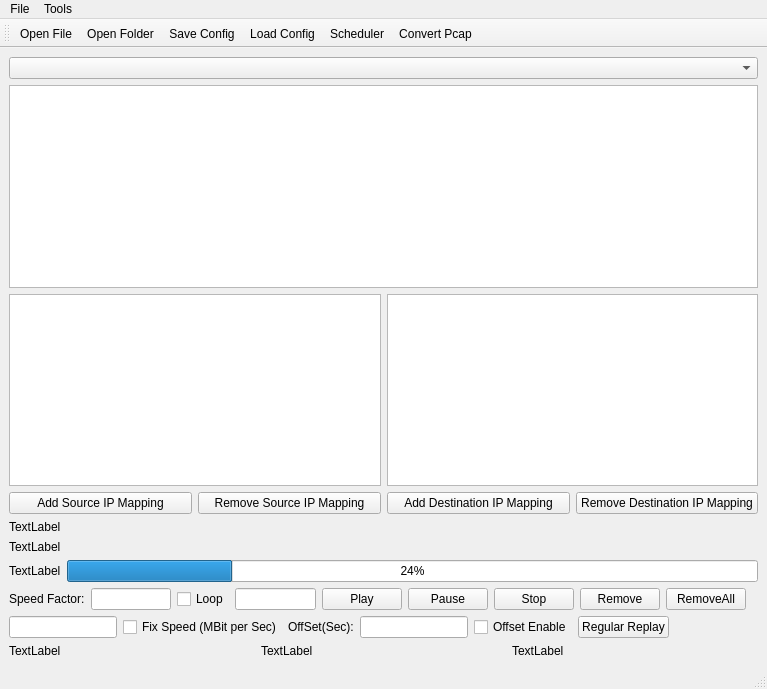
<?xml version="1.0" encoding="UTF-8"?>
<ui version="4.0">
 <class>MainWindow</class>
 <widget class="QMainWindow" name="MainWindow">
  <property name="geometry">
   <rect>
    <x>0</x>
    <y>0</y>
    <width>767</width>
    <height>689</height>
   </rect>
  </property>
  <property name="windowTitle">
   <string>MainWindow</string>
  </property>
  <widget class="QWidget" name="centralwidget">
   <layout class="QGridLayout" name="gridLayout">
    <item row="0" column="0">
     <layout class="QVBoxLayout" name="verticalLayout_3">
      <item>
       <widget class="QComboBox" name="comboBox"/>
      </item>
      <item>
       <widget class="QListWidget" name="listWidget"/>
      </item>
      <item>
       <layout class="QHBoxLayout" name="horizontalLayout_7">
        <item>
         <layout class="QVBoxLayout" name="verticalLayout_2">
          <item>
           <widget class="QTableWidget" name="tableWidgetNetMapSrc"/>
          </item>
          <item>
           <layout class="QHBoxLayout" name="horizontalLayout_6">
            <item>
             <widget class="QPushButton" name="BtnAddSrcMap">
              <property name="text">
               <string>Add Source IP Mapping</string>
              </property>
             </widget>
            </item>
            <item>
             <widget class="QPushButton" name="BtnRemoveScrIPMap">
              <property name="text">
               <string>Remove Source IP Mapping</string>
              </property>
             </widget>
            </item>
           </layout>
          </item>
         </layout>
        </item>
        <item>
         <layout class="QVBoxLayout" name="verticalLayout">
          <item>
           <widget class="QTableWidget" name="tableWidgetNetMapDst"/>
          </item>
          <item>
           <layout class="QHBoxLayout" name="horizontalLayout_5">
            <item>
             <widget class="QPushButton" name="BtnAddDstMap">
              <property name="text">
               <string>Add Destination IP Mapping</string>
              </property>
             </widget>
            </item>
            <item>
             <widget class="QPushButton" name="BtnRemoveDstIPMap">
              <property name="text">
               <string>Remove Destination IP Mapping</string>
              </property>
             </widget>
            </item>
           </layout>
          </item>
         </layout>
        </item>
       </layout>
      </item>
      <item>
       <widget class="QLabel" name="LabelSchedulerStatus">
        <property name="text">
         <string>TextLabel</string>
        </property>
       </widget>
      </item>
      <item>
       <widget class="QLabel" name="LabelStatusReport">
        <property name="text">
         <string>TextLabel</string>
        </property>
       </widget>
      </item>
      <item>
       <layout class="QHBoxLayout" name="horizontalLayout">
        <item>
         <widget class="QLabel" name="LabelNextPack">
          <property name="text">
           <string>TextLabel</string>
          </property>
         </widget>
        </item>
        <item>
         <widget class="QProgressBar" name="progressBar">
          <property name="value">
           <number>24</number>
          </property>
         </widget>
        </item>
       </layout>
      </item>
      <item>
       <layout class="QHBoxLayout" name="horizontalLayout_2">
        <item>
         <widget class="QLabel" name="label_4">
          <property name="text">
           <string>Speed Factor:</string>
          </property>
         </widget>
        </item>
        <item>
         <widget class="QLineEdit" name="lineEdit_SpeedFactor"/>
        </item>
        <item>
         <widget class="QCheckBox" name="checkBox_LoopPlay">
          <property name="text">
           <string>Loop</string>
          </property>
         </widget>
        </item>
        <item>
         <widget class="QLineEdit" name="lineEdit_LoopCount"/>
        </item>
        <item>
         <widget class="QPushButton" name="BtnPlay">
          <property name="text">
           <string>Play</string>
          </property>
         </widget>
        </item>
        <item>
         <widget class="QPushButton" name="BtnPause">
          <property name="text">
           <string>Pause</string>
          </property>
         </widget>
        </item>
        <item>
         <widget class="QPushButton" name="BtnStop">
          <property name="text">
           <string>Stop</string>
          </property>
         </widget>
        </item>
        <item>
         <widget class="QPushButton" name="BtnRemove">
          <property name="text">
           <string>Remove</string>
          </property>
         </widget>
        </item>
        <item>
         <widget class="QPushButton" name="BtnRemoveAll">
          <property name="text">
           <string>RemoveAll</string>
          </property>
         </widget>
        </item>
        <item>
         <spacer name="horizontalSpacer_2">
          <property name="orientation">
           <enum>Qt::Horizontal</enum>
          </property>
          <property name="sizeHint" stdset="0">
           <size>
            <width>40</width>
            <height>20</height>
           </size>
          </property>
         </spacer>
        </item>
       </layout>
      </item>
      <item>
       <layout class="QHBoxLayout" name="horizontalLayout_3">
        <item>
         <widget class="QLineEdit" name="lineEdit_SpeedLimit"/>
        </item>
        <item>
         <widget class="QCheckBox" name="checkBox_FixSpeed">
          <property name="text">
           <string>Fix Speed (MBit per Sec)</string>
          </property>
         </widget>
        </item>
        <item>
         <widget class="QLabel" name="label_5">
          <property name="text">
           <string>OffSet(Sec):</string>
          </property>
         </widget>
        </item>
        <item>
         <widget class="QLineEdit" name="lineEdit_Offset"/>
        </item>
        <item>
         <widget class="QCheckBox" name="checkBox_OffsetEnable">
          <property name="text">
           <string>Offset Enable</string>
          </property>
         </widget>
        </item>
        <item>
         <widget class="QPushButton" name="BtnRegularPlay">
          <property name="text">
           <string>Regular Replay</string>
          </property>
         </widget>
        </item>
        <item>
         <spacer name="horizontalSpacer">
          <property name="orientation">
           <enum>Qt::Horizontal</enum>
          </property>
          <property name="sizeHint" stdset="0">
           <size>
            <width>40</width>
            <height>20</height>
           </size>
          </property>
         </spacer>
        </item>
       </layout>
      </item>
      <item>
       <layout class="QHBoxLayout" name="horizontalLayout_4">
        <item>
         <widget class="QLabel" name="LabelNextPackageMon">
          <property name="text">
           <string>TextLabel</string>
          </property>
         </widget>
        </item>
        <item>
         <widget class="QLabel" name="LabelSpeedMon">
          <property name="text">
           <string>TextLabel</string>
          </property>
         </widget>
        </item>
        <item>
         <widget class="QLabel" name="LabelDateMon">
          <property name="text">
           <string>TextLabel</string>
          </property>
         </widget>
        </item>
       </layout>
      </item>
     </layout>
    </item>
   </layout>
  </widget>
  <widget class="QMenuBar" name="menubar">
   <property name="geometry">
    <rect>
     <x>0</x>
     <y>0</y>
     <width>767</width>
     <height>21</height>
    </rect>
   </property>
   <widget class="QMenu" name="menuFile">
    <property name="title">
     <string>File</string>
    </property>
    <addaction name="actionOpen_File"/>
    <addaction name="actionOpen_Folder"/>
    <addaction name="separator"/>
    <addaction name="actionSave_Config"/>
    <addaction name="actionLoad_Config"/>
    <addaction name="separator"/>
    <addaction name="actionExit"/>
   </widget>
   <widget class="QMenu" name="menuTools">
    <property name="title">
     <string>Tools</string>
    </property>
    <addaction name="actionScheduler"/>
    <addaction name="actionConvert_Pcap"/>
   </widget>
   <addaction name="menuFile"/>
   <addaction name="menuTools"/>
  </widget>
  <widget class="QStatusBar" name="statusbar"/>
  <widget class="QToolBar" name="toolBar">
   <property name="windowTitle">
    <string>toolBar</string>
   </property>
   <attribute name="toolBarArea">
    <enum>TopToolBarArea</enum>
   </attribute>
   <attribute name="toolBarBreak">
    <bool>false</bool>
   </attribute>
   <addaction name="actionOpen_File"/>
   <addaction name="actionOpen_Folder"/>
   <addaction name="actionSave_Config"/>
   <addaction name="actionLoad_Config"/>
   <addaction name="actionScheduler"/>
   <addaction name="actionConvert_Pcap"/>
  </widget>
  <action name="actionOpen_File">
   <property name="text">
    <string>Open File</string>
   </property>
  </action>
  <action name="actionOpen_Folder">
   <property name="text">
    <string>Open Folder</string>
   </property>
  </action>
  <action name="actionExit">
   <property name="text">
    <string>Exit</string>
   </property>
  </action>
  <action name="actionScheduler">
   <property name="text">
    <string>Scheduler</string>
   </property>
  </action>
  <action name="actionConvert_Pcap">
   <property name="text">
    <string>Convert Pcap</string>
   </property>
  </action>
  <action name="actionSave_Config">
   <property name="text">
    <string>Save Config</string>
   </property>
  </action>
  <action name="actionLoad_Config">
   <property name="text">
    <string>Load Config</string>
   </property>
  </action>
 </widget>
 <resources/>
 <connections/>
</ui>
